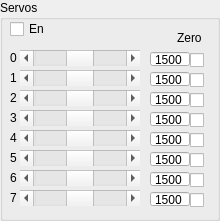
   <widget class="QGroupBox" name="groupBox_4">
    <property name="geometry">
     <rect>
      <x>220</x>
      <y>10</y>
      <width>220</width>
      <height>221</height>
     </rect>
    </property>
    <property name="title">
     <string>Servos</string>
    </property>
    <widget class="QScrollBar" name="setSrv0">
     <property name="geometry">
      <rect>
       <x>20</x>
       <y>50</y>
       <width>120</width>
       <height>16</height>
      </rect>
     </property>
     <property name="minimum">
      <number>900</number>
     </property>
     <property name="maximum">
      <number>2100</number>
     </property>
     <property name="value">
      <number>1500</number>
     </property>
     <property name="orientation">
      <enum>Qt::Horizontal</enum>
     </property>
     <property name="invertedControls">
      <bool>true</bool>
     </property>
    </widget>
    <widget class="QSpinBox" name="dispSrv0">
     <property name="geometry">
      <rect>
       <x>150</x>
       <y>51</y>
       <width>40</width>
       <height>16</height>
      </rect>
     </property>
     <property name="readOnly">
      <bool>true</bool>
     </property>
     <property name="buttonSymbols">
      <enum>QAbstractSpinBox::NoButtons</enum>
     </property>
     <property name="maximum">
      <number>3000</number>
     </property>
     <property name="value">
      <number>1500</number>
     </property>
    </widget>
    <widget class="QLabel" name="label_16">
     <property name="geometry">
      <rect>
       <x>10</x>
       <y>150</y>
       <width>16</width>
       <height>16</height>
      </rect>
     </property>
     <property name="text">
      <string>5</string>
     </property>
    </widget>
    <widget class="QLabel" name="label_10">
     <property name="geometry">
      <rect>
       <x>10</x>
       <y>130</y>
       <width>16</width>
       <height>16</height>
      </rect>
     </property>
     <property name="text">
      <string>4</string>
     </property>
    </widget>
    <widget class="QLabel" name="label_12">
     <property name="geometry">
      <rect>
       <x>10</x>
       <y>190</y>
       <width>16</width>
       <height>16</height>
      </rect>
     </property>
     <property name="text">
      <string>7</string>
     </property>
    </widget>
    <widget class="QLabel" name="label_14">
     <property name="geometry">
      <rect>
       <x>10</x>
       <y>90</y>
       <width>16</width>
       <height>16</height>
      </rect>
     </property>
     <property name="text">
      <string>2</string>
     </property>
    </widget>
    <widget class="QLabel" name="label_9">
     <property name="geometry">
      <rect>
       <x>10</x>
       <y>170</y>
       <width>16</width>
       <height>16</height>
      </rect>
     </property>
     <property name="text">
      <string>6</string>
     </property>
    </widget>
    <widget class="QLabel" name="label_13">
     <property name="geometry">
      <rect>
       <x>10</x>
       <y>110</y>
       <width>16</width>
       <height>16</height>
      </rect>
     </property>
     <property name="text">
      <string>3</string>
     </property>
    </widget>
    <widget class="QLabel" name="label_15">
     <property name="geometry">
      <rect>
       <x>10</x>
       <y>50</y>
       <width>16</width>
       <height>16</height>
      </rect>
     </property>
     <property name="text">
      <string>0</string>
     </property>
    </widget>
    <widget class="QLabel" name="label_11">
     <property name="geometry">
      <rect>
       <x>10</x>
       <y>70</y>
       <width>16</width>
       <height>16</height>
      </rect>
     </property>
     <property name="text">
      <string>1</string>
     </property>
    </widget>
    <widget class="QSpinBox" name="dispSrv1">
     <property name="geometry">
      <rect>
       <x>150</x>
       <y>71</y>
       <width>40</width>
       <height>16</height>
      </rect>
     </property>
     <property name="readOnly">
      <bool>true</bool>
     </property>
     <property name="buttonSymbols">
      <enum>QAbstractSpinBox::NoButtons</enum>
     </property>
     <property name="maximum">
      <number>3000</number>
     </property>
     <property name="value">
      <number>1500</number>
     </property>
    </widget>
    <widget class="QScrollBar" name="setSrv1">
     <property name="geometry">
      <rect>
       <x>20</x>
       <y>70</y>
       <width>120</width>
       <height>16</height>
      </rect>
     </property>
     <property name="minimum">
      <number>900</number>
     </property>
     <property name="maximum">
      <number>2100</number>
     </property>
     <property name="value">
      <number>1500</number>
     </property>
     <property name="orientation">
      <enum>Qt::Horizontal</enum>
     </property>
     <property name="invertedControls">
      <bool>true</bool>
     </property>
    </widget>
    <widget class="QSpinBox" name="dispSrv2">
     <property name="geometry">
      <rect>
       <x>150</x>
       <y>91</y>
       <width>40</width>
       <height>16</height>
      </rect>
     </property>
     <property name="readOnly">
      <bool>true</bool>
     </property>
     <property name="buttonSymbols">
      <enum>QAbstractSpinBox::NoButtons</enum>
     </property>
     <property name="maximum">
      <number>3000</number>
     </property>
     <property name="value">
      <number>1500</number>
     </property>
    </widget>
    <widget class="QScrollBar" name="setSrv2">
     <property name="geometry">
      <rect>
       <x>20</x>
       <y>90</y>
       <width>120</width>
       <height>16</height>
      </rect>
     </property>
     <property name="minimum">
      <number>900</number>
     </property>
     <property name="maximum">
      <number>2100</number>
     </property>
     <property name="value">
      <number>1500</number>
     </property>
     <property name="orientation">
      <enum>Qt::Horizontal</enum>
     </property>
     <property name="invertedControls">
      <bool>true</bool>
     </property>
    </widget>
    <widget class="QSpinBox" name="dispSrv3">
     <property name="geometry">
      <rect>
       <x>150</x>
       <y>111</y>
       <width>40</width>
       <height>16</height>
      </rect>
     </property>
     <property name="readOnly">
      <bool>true</bool>
     </property>
     <property name="buttonSymbols">
      <enum>QAbstractSpinBox::NoButtons</enum>
     </property>
     <property name="maximum">
      <number>3000</number>
     </property>
     <property name="value">
      <number>1500</number>
     </property>
    </widget>
    <widget class="QScrollBar" name="setSrv3">
     <property name="geometry">
      <rect>
       <x>20</x>
       <y>110</y>
       <width>120</width>
       <height>16</height>
      </rect>
     </property>
     <property name="minimum">
      <number>900</number>
     </property>
     <property name="maximum">
      <number>2100</number>
     </property>
     <property name="value">
      <number>1500</number>
     </property>
     <property name="orientation">
      <enum>Qt::Horizontal</enum>
     </property>
     <property name="invertedControls">
      <bool>true</bool>
     </property>
    </widget>
    <widget class="QSpinBox" name="dispSrv4">
     <property name="geometry">
      <rect>
       <x>150</x>
       <y>131</y>
       <width>40</width>
       <height>16</height>
      </rect>
     </property>
     <property name="readOnly">
      <bool>true</bool>
     </property>
     <property name="buttonSymbols">
      <enum>QAbstractSpinBox::NoButtons</enum>
     </property>
     <property name="maximum">
      <number>3000</number>
     </property>
     <property name="value">
      <number>1500</number>
     </property>
    </widget>
    <widget class="QScrollBar" name="setSrv4">
     <property name="geometry">
      <rect>
       <x>20</x>
       <y>130</y>
       <width>120</width>
       <height>16</height>
      </rect>
     </property>
     <property name="minimum">
      <number>900</number>
     </property>
     <property name="maximum">
      <number>2100</number>
     </property>
     <property name="value">
      <number>1500</number>
     </property>
     <property name="orientation">
      <enum>Qt::Horizontal</enum>
     </property>
     <property name="invertedControls">
      <bool>true</bool>
     </property>
    </widget>
    <widget class="QSpinBox" name="dispSrv5">
     <property name="geometry">
      <rect>
       <x>150</x>
       <y>151</y>
       <width>40</width>
       <height>16</height>
      </rect>
     </property>
     <property name="readOnly">
      <bool>true</bool>
     </property>
     <property name="buttonSymbols">
      <enum>QAbstractSpinBox::NoButtons</enum>
     </property>
     <property name="maximum">
      <number>3000</number>
     </property>
     <property name="value">
      <number>1500</number>
     </property>
    </widget>
    <widget class="QScrollBar" name="setSrv5">
     <property name="geometry">
      <rect>
       <x>20</x>
       <y>150</y>
       <width>120</width>
       <height>16</height>
      </rect>
     </property>
     <property name="minimum">
      <number>900</number>
     </property>
     <property name="maximum">
      <number>2100</number>
     </property>
     <property name="value">
      <number>1500</number>
     </property>
     <property name="orientation">
      <enum>Qt::Horizontal</enum>
     </property>
     <property name="invertedControls">
      <bool>true</bool>
     </property>
    </widget>
    <widget class="QSpinBox" name="dispSrv6">
     <property name="geometry">
      <rect>
       <x>150</x>
       <y>171</y>
       <width>40</width>
       <height>16</height>
      </rect>
     </property>
     <property name="readOnly">
      <bool>true</bool>
     </property>
     <property name="buttonSymbols">
      <enum>QAbstractSpinBox::NoButtons</enum>
     </property>
     <property name="maximum">
      <number>3000</number>
     </property>
     <property name="value">
      <number>1500</number>
     </property>
    </widget>
    <widget class="QScrollBar" name="setSrv6">
     <property name="geometry">
      <rect>
       <x>20</x>
       <y>170</y>
       <width>120</width>
       <height>16</height>
      </rect>
     </property>
     <property name="minimum">
      <number>900</number>
     </property>
     <property name="maximum">
      <number>2100</number>
     </property>
     <property name="value">
      <number>1500</number>
     </property>
     <property name="orientation">
      <enum>Qt::Horizontal</enum>
     </property>
     <property name="invertedControls">
      <bool>true</bool>
     </property>
    </widget>
    <widget class="QSpinBox" name="dispSrv7">
     <property name="geometry">
      <rect>
       <x>150</x>
       <y>191</y>
       <width>40</width>
       <height>16</height>
      </rect>
     </property>
     <property name="readOnly">
      <bool>true</bool>
     </property>
     <property name="buttonSymbols">
      <enum>QAbstractSpinBox::NoButtons</enum>
     </property>
     <property name="maximum">
      <number>3000</number>
     </property>
     <property name="value">
      <number>1500</number>
     </property>
    </widget>
    <widget class="QScrollBar" name="setSrv7">
     <property name="geometry">
      <rect>
       <x>20</x>
       <y>190</y>
       <width>120</width>
       <height>16</height>
      </rect>
     </property>
     <property name="minimum">
      <number>900</number>
     </property>
     <property name="maximum">
      <number>2100</number>
     </property>
     <property name="value">
      <number>1500</number>
     </property>
     <property name="orientation">
      <enum>Qt::Horizontal</enum>
     </property>
     <property name="invertedControls">
      <bool>true</bool>
     </property>
    </widget>
    <widget class="QCheckBox" name="cbEnServos">
     <property name="geometry">
      <rect>
       <x>10</x>
       <y>20</y>
       <width>50</width>
       <height>18</height>
      </rect>
     </property>
     <property name="text">
      <string>En</string>
     </property>
    </widget>
    <widget class="QCheckBox" name="cbZeroSrv0">
     <property name="geometry">
      <rect>
       <x>190</x>
       <y>50</y>
       <width>20</width>
       <height>21</height>
      </rect>
     </property>
     <property name="text">
      <string/>
     </property>
    </widget>
    <widget class="QCheckBox" name="cbZeroSrv1">
     <property name="geometry">
      <rect>
       <x>190</x>
       <y>70</y>
       <width>20</width>
       <height>21</height>
      </rect>
     </property>
     <property name="text">
      <string/>
     </property>
    </widget>
    <widget class="QCheckBox" name="cbZeroSrv2">
     <property name="geometry">
      <rect>
       <x>190</x>
       <y>90</y>
       <width>20</width>
       <height>21</height>
      </rect>
     </property>
     <property name="text">
      <string/>
     </property>
    </widget>
    <widget class="QCheckBox" name="cbZeroSrv3">
     <property name="geometry">
      <rect>
       <x>190</x>
       <y>110</y>
       <width>20</width>
       <height>21</height>
      </rect>
     </property>
     <property name="text">
      <string/>
     </property>
    </widget>
    <widget class="QCheckBox" name="cbZeroSrv4">
     <property name="geometry">
      <rect>
       <x>190</x>
       <y>130</y>
       <width>20</width>
       <height>21</height>
      </rect>
     </property>
     <property name="text">
      <string/>
     </property>
    </widget>
    <widget class="QCheckBox" name="cbZeroSrv5">
     <property name="geometry">
      <rect>
       <x>190</x>
       <y>150</y>
       <width>20</width>
       <height>21</height>
      </rect>
     </property>
     <property name="text">
      <string/>
     </property>
    </widget>
    <widget class="QCheckBox" name="cbZeroSrv6">
     <property name="geometry">
      <rect>
       <x>190</x>
       <y>170</y>
       <width>20</width>
       <height>21</height>
      </rect>
     </property>
     <property name="text">
      <string/>
     </property>
    </widget>
    <widget class="QCheckBox" name="cbZeroSrv7">
     <property name="geometry">
      <rect>
       <x>190</x>
       <y>190</y>
       <width>20</width>
       <height>21</height>
      </rect>
     </property>
     <property name="text">
      <string/>
     </property>
    </widget>
    <widget class="QLabel" name="label_22">
     <property name="geometry">
      <rect>
       <x>177</x>
       <y>30</y>
       <width>30</width>
       <height>16</height>
      </rect>
     </property>
     <property name="text">
      <string>Zero</string>
     </property>
    </widget>
   </widget>
